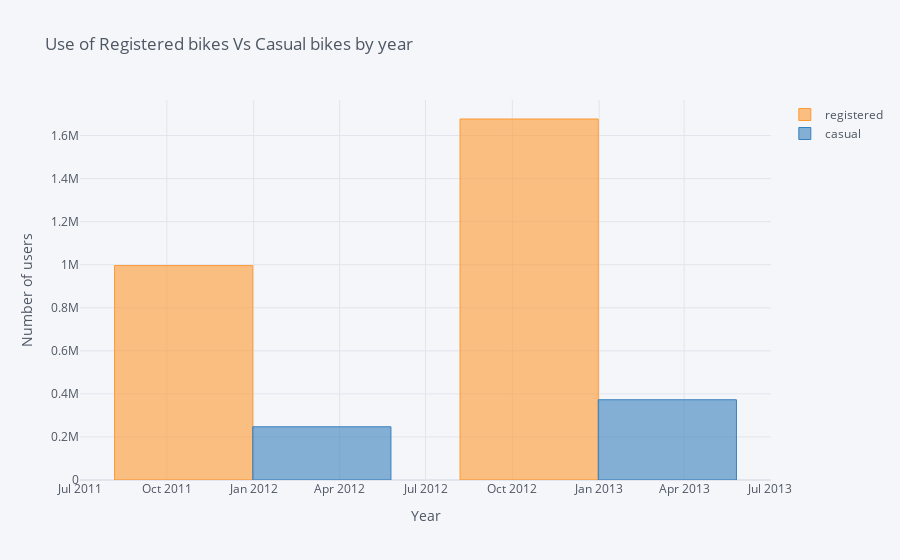

Notebook code cell kept with this figure:
### Code cell
yearly[['registered','casual']].iplot(kind='bar',
                            title='Use of Registered bikes Vs Casual bikes by year',         
                            xTitle='Year',
                            yTitle='Number of users')

### Figure 1 — Plotly figure (JSON) as saved in the notebook; plotly's stock layout.template omitted (floating-point values rounded to 4 significant figures)
{"data": [{"marker": {"color": "rgba(255, 153, 51, 0.6)", "line": {"color": "rgba(255, 153, 51, 1.0)", "width": 1}}, "name": "registered", "orientation": "v", "text": "", "type": "bar", "x": ["2011-12-31", "2012-12-31"], "y": [995851, 1676811]}, {"marker": {"color": "rgba(55, 128, 191, 0.6)", "line": {"color": "rgba(55, 128, 191, 1.0)", "width": 1}}, "name": "casual", "orientation": "v", "text": "", "type": "bar", "x": ["2011-12-31", "2012-12-31"], "y": [247252, 372765]}], "layout": {"legend": {"bgcolor": "#F5F6F9", "font": {"color": "#4D5663"}}, "paper_bgcolor": "#F5F6F9", "plot_bgcolor": "#F5F6F9", "title": {"font": {"color": "#4D5663"}, "text": "Use of Registered bikes Vs Casual bikes by year"}, "xaxis": {"gridcolor": "#E1E5ED", "showgrid": true, "tickfont": {"color": "#4D5663"}, "title": {"font": {"color": "#4D5663"}, "text": "Year"}, "zerolinecolor": "#E1E5ED"}, "yaxis": {"gridcolor": "#E1E5ED", "showgrid": true, "tickfont": {"color": "#4D5663"}, "title": {"font": {"color": "#4D5663"}, "text": "Number of users"}, "zerolinecolor": "#E1E5ED"}}}
